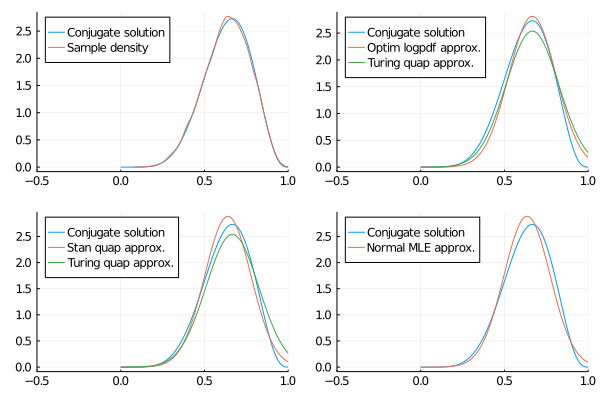

Here is the Julia script that generated this plot:
# Fig2.9s.jl

# Detailes comparisons between different quap estimates.

using DrWatson
@quickactivate "StatisticalRethinkingStan"
using StanSample
using StatisticalRethinking

# ### snippet 2.6

# Grid of 1001 steps

p_grid = range(0, step=0.001, stop=1);

# all priors = 1.0

prior = ones(length(p_grid));

# Binomial pdf

likelihood = [pdf(Binomial(9, p), 6) for p in p_grid];

# As Uniform prior has been used, unstandardized posterior is equal to likelihood

posterior = likelihood .* prior;

# Scale posterior such that they become probabilities

posterior = posterior / sum(posterior);

# ### snippet 3.3

# Sample using the computed posterior values as weights

N = 10000
samples = sample(p_grid, Weights(posterior), N);
chn = MCMCChains.Chains(reshape(samples, N, 1, 1), ["toss"]);

# Describe the chain

chn |> display

# Compute the MAP (maximum_a_posteriori) estimate

function loglik(x)
  ll = 0.0
  ll += log.(pdf.(Beta(1, 1), x[1]))
  ll += sum(log.(pdf.(Binomial(9, x[1]), repeat([6], 1))))
  -ll
end

opt = optimize(loglik, 0.0, 1.0)
qmap = Optim.minimizer(opt)

# Show optimization results

opt |> display

# Fit quadratic approcimation

quapfit = [qmap[1], std(samples, mean=qmap[1])]

p = Vector{Plots.Plot{Plots.GRBackend}}(undef, 4)

# analytical calculation

w = 6
n = 9
x = 0:0.01:1
p[1] = plot( x, pdf.(Beta( w+1 , n-w+1 ) , x ), xlims=(-0.5, 1.0), 
  lab="Conjugate solution", leg=:topleft)
density!(p[1], samples, lab="Sample density")

# Distribution estimates copied from Turing quap()
d = Normal{Float64}(0.6666666666666666, 0.15713484026367724)

# quadratic approximation using Optim

p[2] = plot( x, pdf.(Beta( w+1 , n-w+1 ) , x ), xlims=(-0.5, 1.0),
  lab="Conjugate solution", leg=:topleft)
plot!( p[2], x, pdf.(Normal( quapfit[1], quapfit[2] ) , x ),
  lab="Optim logpdf approx.")
plot!(p[2], x, pdf.(d, x), lab="Turing quap approx.")

# quadratic approximation using StatisticalRethinking.jl quap()

df = DataFrame(:toss => samples)
q = quap(df)
p[3] = plot( x, pdf.(Beta( w+1 , n-w+1 ) , x ), xlims=(-0.5, 1.0),
  lab="Conjugate solution", leg=:topleft)
plot!( p[3], x, pdf.(Normal(mean(q.toss), std(q.toss) ) , x ),
  lab="Stan quap approx.")
plot!(p[3], x, pdf.(d, x), lab="Turing quap approx.")

# ### snippet 2.7

w = 6; n = 9; x = 0:0.01:1
p[4] = plot( x, pdf.(Beta( w+1 , n-w+1 ) , x ), xlims=(-0.5, 1.0),
  lab="Conjugate solution", leg=:topleft)
f = fit(Normal, samples)
plot!(p[4], x, pdf.(Normal( f.μ , f.σ ) , x ), lab="Normal MLE approx.")
plot(p..., layout=(2, 2))
savefig(plotsdir("02", "Fig2.9s.png"))

# End of Fig2.9s.jl
